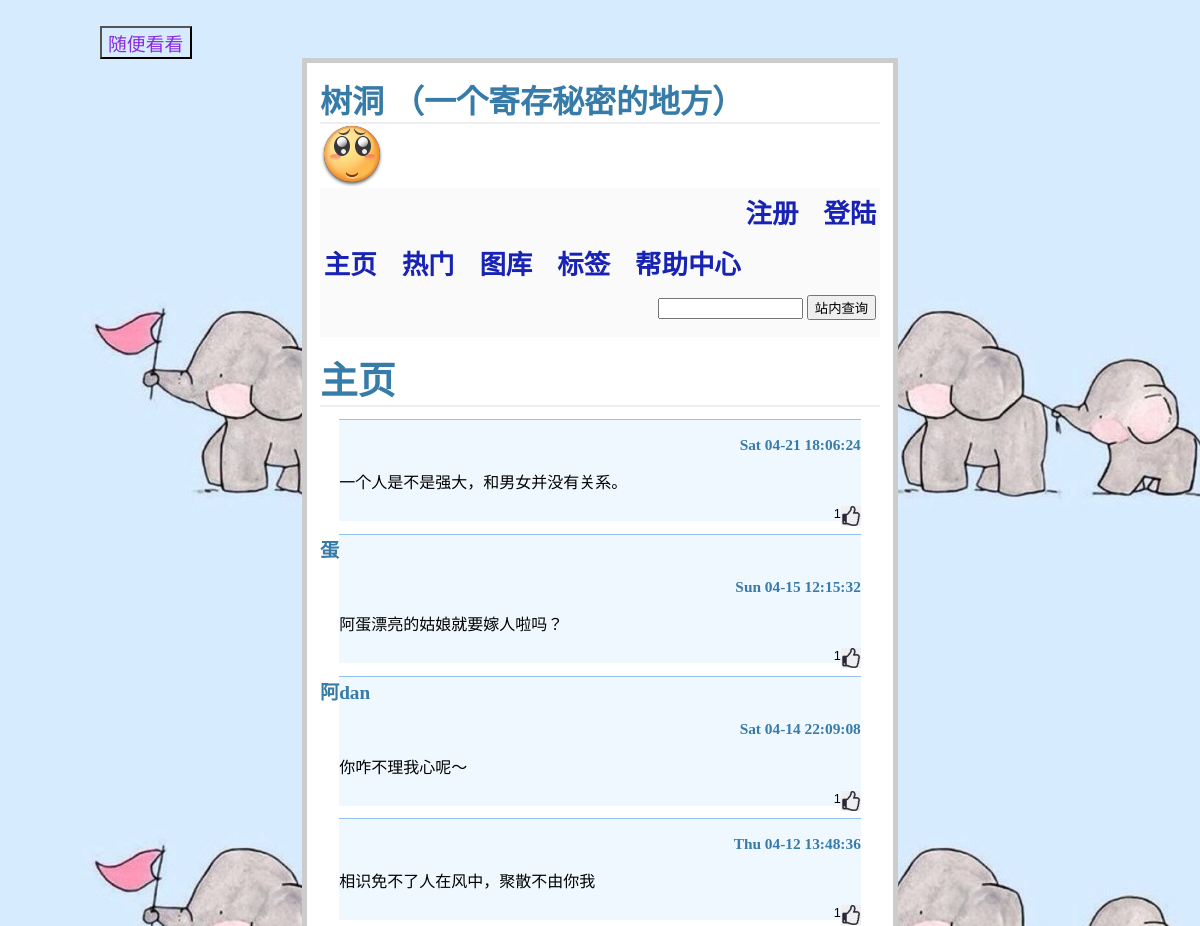
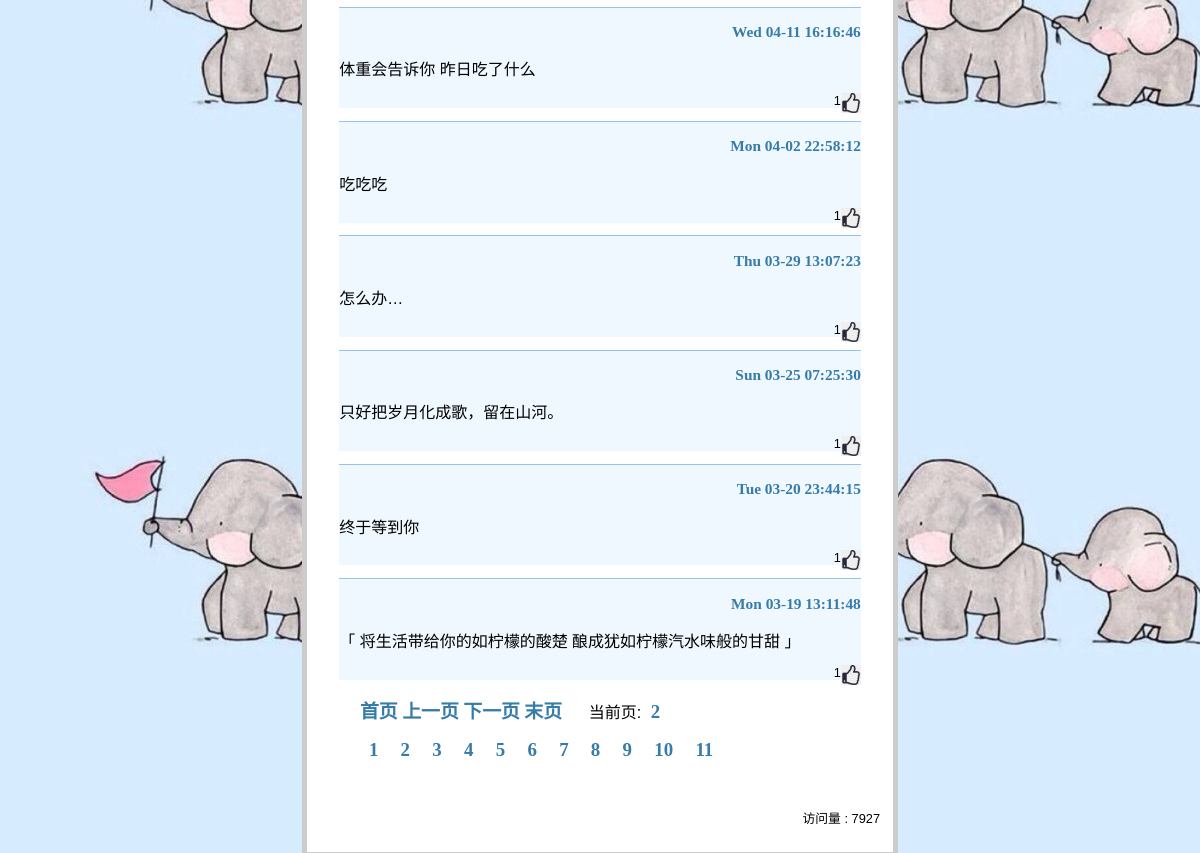
The page /10 on the database its author committed (2 pictures, top to bottom).
### tables this page shows
CREATE TABLE entries (id integer PRIMARY KEY AUTOINCREMENT, title string NOT NULL, text string NOT NULL, time STRING, up INTEGER DEFAULT (0), area STRING, flag STRING);

CREATE TABLE number (num INT PRIMARY KEY);

### flaskr.py (the view)
@app.route('/<p>',methods=["POST","GET"])
def page(p):
    route = re.sub("\D","",request.path)
    index = int(route)
    cur = g.db.execute('select title, text, time, up, id,area,flag from entries order by id desc limit {index}, 10'.format(index=index))
    data = g.db.execute('select count(1) from entries')
    num = g.db.execute('update number set num = num +1')
    number = g.db.execute('select num from number')
    show_data = [dict(data=row[0]) for row in data.fetchall()]
    show_num = [dict(num=row[0]) for row in number.fetchall()]
    entries = [dict(title=row[0], text=row[1], time=row[2],up=row[3],id=row[4],area=row[5],flag=row[6]) for row in cur.fetchall()]
    g.db.commit()
    return render_template('show_entries.html', entries=entries , num=show_num[0]['num'], data=int(show_data[0]['data']/10),next=index+10,previous=index-10)

### flaskr.py (called while the page is built)
def connect_db():
    return sqlite3.connect(app.config['DATABASE'])

@app.before_request
def before_request():
    g.db = connect_db()

@app.teardown_request
def teardown_request(exception):
    g.db.close()

### templates/show_entries.html (shortened to what this page needs)
﻿{% extends "layout.html" %}
{% block body %}
<h1 style="font-weight: bold;font-size:1cm;font-family:YouYuan;">主页</h1>
  <ul class=entries>
  {% for entry in entries %}
 <li style='border-top:0.1px solid #96c2f1;background:#eff7ff'><h2>{{ entry.title }}
    {% if entry.time %}
      <p style='font-size:0.8em;text-align: right ;'>{{ entry.time }}</p></h2>
    {% endif %}</h2>
    {{ entry.text|safe }}
    {% if entry.up %}
      <p style='font-size:0.8em;text-align:right'>{{ entry.up }}</h2>
    {% endif %}</h2>
    <a style="float: right;" href='./up/{{entry.id}}'><img src='./static/up.jpg' style='width:20px;height:20px;'></img></a>
  {% else %}
    <li><em>查询不到相关内容</em>
  {% endfor %}
</ul>
{% if next %}
<ul class="pagination pagination-lg">
    <a style="font-weight:bold;font-family:YouYuan;text-decoration:none;font-size: 0.5cm;" href="/index">首页</a>
    <a class="active" style="font-weight:bold;font-family:YouYuan;text-decoration:none;font-size: 0.5cm;" href="./{{previous}}">上一页</a>
    <a class="active" style="font-weight:bold;font-family:YouYuan;text-decoration:none;font-size: 0.5cm;" href="./{{next}}">下一页</a>
    <a class="active" style="font-weight:bold;font-family:YouYuan;text-decoration:none;font-size: 0.5cm;" href="./{{data}}0">末页</a>
    &nbsp&nbsp&nbsp&nbsp
    当前页:<a class="active" style="font-weight:bold;font-family:YouYuan;text-decoration:none;font-size: 0.5cm;" >&nbsp&nbsp{{next//10}}</a>
    <p>
      {% for index in range(0,data+1) %}
         <a>&nbsp</a>
      <a style="text-align: left;font-weight:bold;font-family:YouYuan;text-decoration:none;font-size: 0.5cm;" href="{{index}}0">{{index+1}}</a>
         <a>&nbsp</a>
    {% endfor %}
  </p>
</ul>
{% endif %}
    <br>
    <p style='font-size:0.8em;text-align:right'> 访问量 : {{num}}
{% endblock %}

### static/style.css (style rules this page uses)
body { font-family: sans-serif; background: #eee; }
a, h1, h2 { color: #377BA8; }
h1, h2 { font-family: 'Georgia', serif; margin: 0; }
h1 { border-bottom: 2px solid #eee; }
h2 { font-size: 1.2em; }
.entries { list-style: none; margin: 0; padding: 0; }
.entries li { margin: 0.8em 1.2em; }
.entries li h2 { margin-left: -1em; }

### rows shown on the page
entries: time "Sat 04-21 18:06:24", text "一个人是不是强大，和男女并没有关系。", up "1"
entries: title "蛋", time "Sun 04-15 12:15:32", text "阿蛋漂亮的姑娘就要嫁人啦吗？", up "1"
entries: title "阿dan", time "Sat 04-14 22:09:08", text "你咋不理我心呢～", up "1"
entries: time "Thu 04-12 13:48:36", text "相识免不了人在风中，聚散不由你我", up "1"
entries: time "Wed 04-11 16:16:46", text "体重会告诉你 昨日吃了什么", up "1"
entries: time "Mon 04-02 22:58:12", text "吃吃吃", up "1"
entries: time "Thu 03-29 13:07:23", text "怎么办…", up "1"
entries: time "Sun 03-25 07:25:30", text "只好把岁月化成歌，留在山河。", up "1"
entries: time "Tue 03-20 23:44:15", text "终于等到你", up "1"
entries: time "Mon 03-19 13:11:48", text "「 将生活带给你的如柠檬的酸楚 酿成犹如柠檬汽水味般的甘甜 」", up "1"
number: num "7927"

### other values the page prints
{{ next//10 }} "2"
{{ index+1 }} "1" "2" "3" "4" "5" "6" "7" "8" "9" "10" "11"
